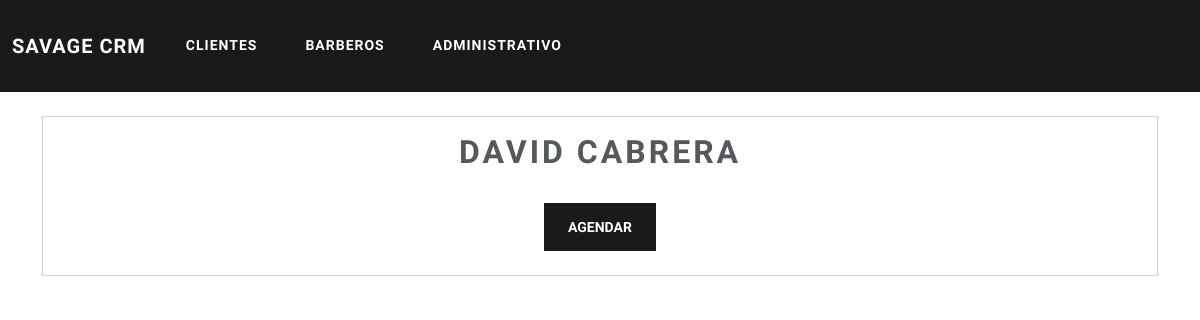
/customers/1/detail/, run on an earlier commit of the app's database.
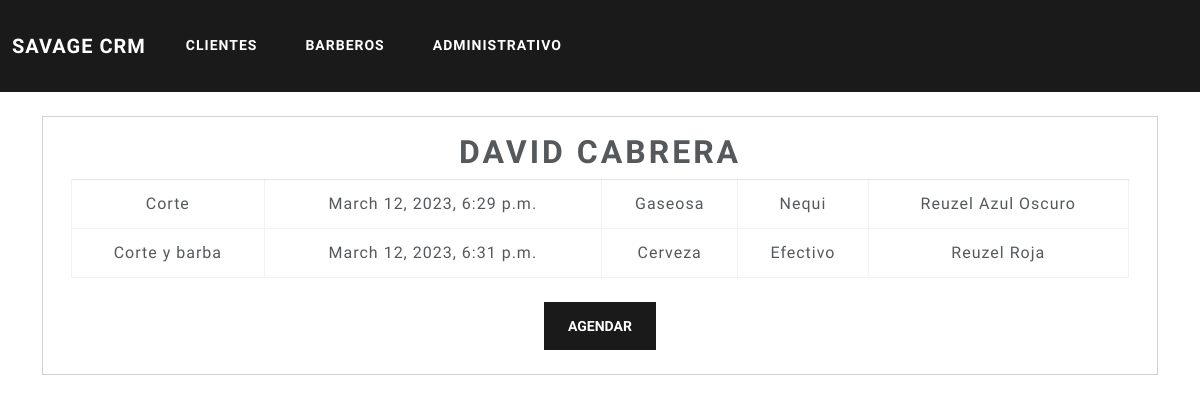
And on a later commit of the database.
### customers/models.py (models this page shows, shortened)
class   Customer(models.Model):
    c_name = models.CharField(max_length=200)
    c_lastname = models.CharField(max_length=200)
    c_phone = models.CharField(max_length=50)
    c_nick_name = models.CharField(max_length=200)
    c_password = models.CharField(max_length=200)
    reg_date = models.DateTimeField("Date Registered")

class Service(models.Model):
    customer= models.ForeignKey(Customer, null=False, blank=False ,on_delete=models.CASCADE)
    service= models.CharField(max_length=50)
    drink= models.CharField(max_length=50)
    product_bought= models.CharField(max_length=100)
    product_used= models.CharField(max_length=100)
    payment_way=models.CharField(max_length=100)
    bougth_date= models.DateTimeField("Bougth Date")
    times= models.IntegerField(default=0)

### customers/views.py (the view)
# urls.py: path("<int:pk>/detail/", views.DetailView.as_view(), name="detail"),
class DetailView(generic.DetailView):
    model= Customer
    template_name= "customers/detail.html"

### customers/templates/customers/detail.html (shortened to what this page needs)
{%load static %}
<!DOCTYPE html>
<html lang="en">
<head>
    <link rel="stylesheet" href="{% static 'customers/bootstrap.min.css'%}">
</head>
<body>
    <header>
        <nav class="navbar navbar-expand-lg navbar-dark bg-primary">
            <div class="container-fluid">
                <a href="#" class="navbar-brand">Savage CRM</a>
                <ul class="navbar-nav me-auto">
                    <li class="nav-item"><a href="#" class="nav-link active"> Clientes</a></li>
                    <li class="nav-item"><a href="#" class="nav-link active">Barberos</a></li>
                    <li class="nav-item"><a href="#" class="nav-link active">Administrativo</a></li>
                </ul>
            </div>
        </nav>
    </header>
    <body>
        <div class="container p-4">
            <div class="row">
                <div class="card">
                    <div class="card-body text-center">
                        <form  action="{% url 'customers:schedule' customer.id %}" method="post">
                            <table class="table table-hover table-bordered table-sm">
                            <thead class="table-active">
                                <tr class="table-secondary">
                                    <h1 style="text-align:center;">{{customer.c_name}} {{customer.c_lastname}}</h1>
                                </tr>
                            </thead>
                            <tbody>
                                    {% for service in customer.service_set.all %}
                                    <tr>
                                        <td>{{service.service}}</td>
                                        <td>{{service.bougth_date}}</td>
                                        <td>{{service.drink}}</td>
                                        <td>{{service.payment_way}}</td>
                                        <td>{{service.product_used}}</td>
                                    </tr>
                                    {% endfor %}
                            </tbody>
                            </table>
                            <input class="btn btn-block btn-primary my-2 text-center"  type="submit" value="Agendar">
                        </form>
                    </div>
                </div>
            </div>
        </div>
    </body>
</body>
</html>

What changed in the data, as far as the page shows it:
added Service: service "Corte", bougth_date "March 12, 2023, 6:29 p.m.", drink "Gaseosa", payment_way "Nequi", product_used "Reuzel Azul Oscuro"
added Service: service "Corte y barba", bougth_date "March 12, 2023, 6:31 p.m.", drink "Cerveza", payment_way "Efectivo", product_used "Reuzel Roja"
